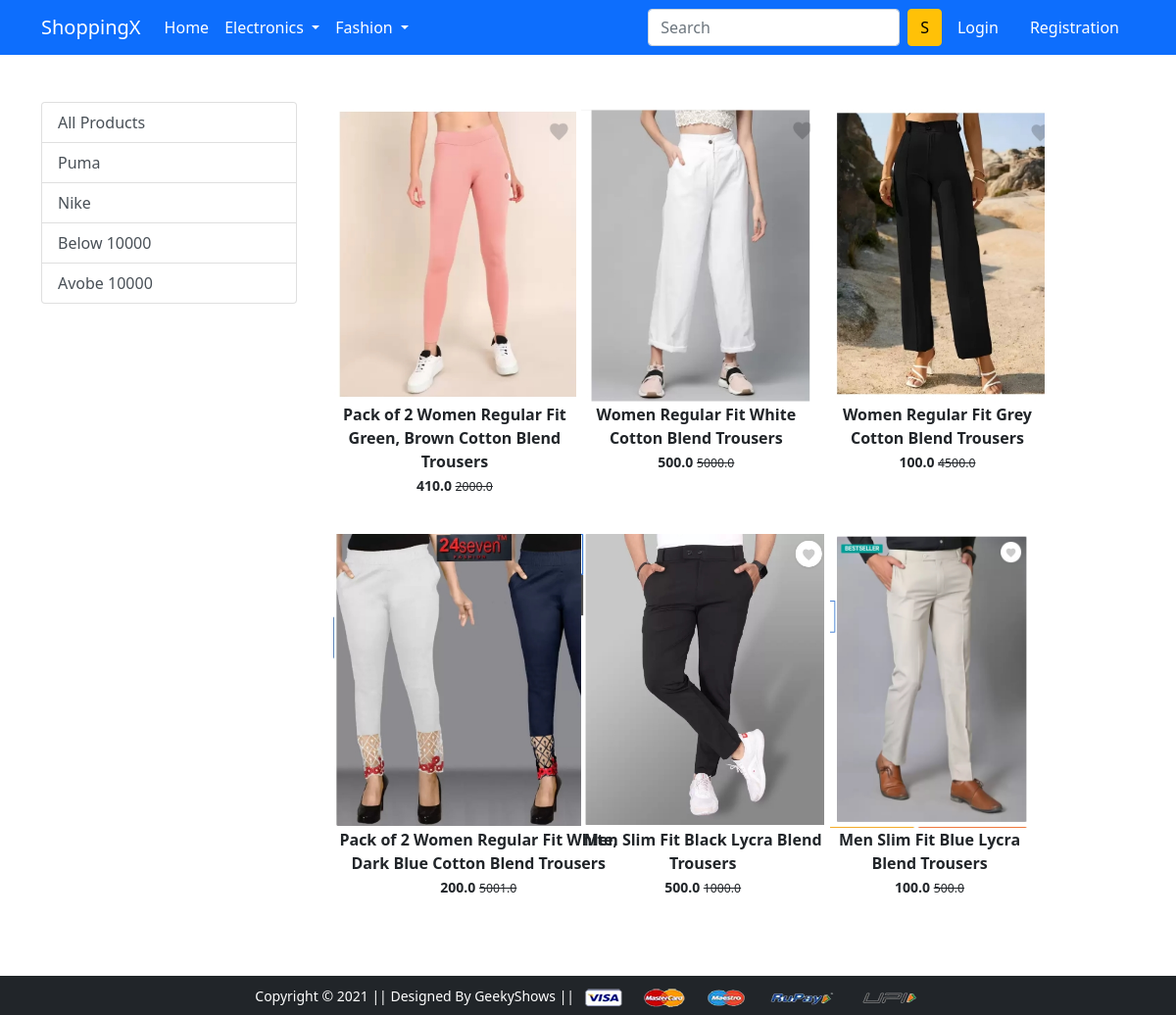
The app's page /bottomwear/ with its own data.
### app/models.py (models this page shows, shortened)
class Product(models.Model):
    title=models.CharField(max_length=100)
    selling_price=models.FloatField()
    discount_price=models.FloatField()
    description=models.TextField()
    brand=models.CharField(max_length=100)
    catagory=models.CharField(choices=CATEGORY_CHOICE, max_length=2)
    product_image=models.ImageField(upload_to='productimg')

### app/views.py (the view)
# urls.py: path('bottomwear/', views.bottomwear, name='bottomwear'),
def bottomwear(request, data=None):
    bottomwears = None  # Initialize mobiles to None
    if data is None:
        bottomwears = Product.objects.filter(catagory='BW')
    elif data=='puma':
        bottomwears = Product.objects.filter(catagory='BW', brand=data)
    elif data=='nike':
        bottomwears = Product.objects.filter(catagory='BW', brand=data)
    elif data=='below':
        bottomwears=Product.objects.filter(catagory='BW').filter(discount_price__lt=10000)
    elif data=='above':
        bottomwears=Product.objects.filter(catagory='BW').filter(discount_price__gt=10000)
    return render(request,'app/bottomwear.html', {'bottomwears': bottomwears})

### app/templates/app/bottomwear.html (shortened to what this page needs)
{% extends 'app/base.html' %}
{% load static %}
{% block main-content %}
<div class="container my-5">
 <div class="row">
  <div class="col-sm-3">
   <div class="list-group">
    <a href="{% url "bottomwear" %}" class="list-group-item list-group-item-action" aria-current="true">All Products</a>
    <a href="{% url 'bottomweardata' 'puma'  %}" class="list-group-item list-group-item-action" aria-current="true">Puma</a>
    <a href="{% url 'bottomweardata' 'nike'  %}" class="list-group-item list-group-item-action" aria-current="true">Nike</a>
    <a href="{% url 'bottomweardata' 'below'  %}" class="list-group-item list-group-item-action" aria-current="true">Below 10000</a>
    <a href="{% url 'bottomweardata' 'above' %}" class="list-group-item list-group-item-action" aria-current="true">Avobe 10000</a>
  </div>
</div>
  <div class="col-sm-8">
   <div class="row">
    {% for p in bottomwears %}
    <div class="col-sm-4 text-center mb-4">
        <a href="{% url 'product-detail' p.id %}" class="btn">
            <div class="item">
                <img src="{{p.product_image.url}}" alt="" height="300" class="">
                <div class="fw-bold">{{p.title}}</div>
                <small class="fw-bold">{{p.discount_price}} <small class="fw-light text-decoration-line-through">{{p.selling_price}}</small></small>
            </div>
        </a>
    </div>
    {% endfor %}
   </div>
  </div>
 </div>
</div>
{% endblock main-content %}

### records on screen
Product: product_image (picture), title "Pack of 2 Women Regular Fit Green, Brown Cotton Blend Trousers", discount_price "410.0", selling_price "2000.0"
Product: product_image (picture), title "Women Regular Fit White Cotton Blend Trousers", discount_price "500.0", selling_price "5000.0"
Product: product_image (picture), title "Women Regular Fit Grey Cotton Blend Trousers", discount_price "100.0", selling_price "4500.0"
Product: product_image (picture), title "Pack of 2 Women Regular Fit White, Dark Blue Cotton Blend Trousers", discount_price "200.0", selling_price "5001.0"
Product: product_image (picture), title "Men Slim Fit Black Lycra Blend Trousers", discount_price "500.0", selling_price "1000.0"
Product: product_image (picture), title "Men Slim Fit Blue Lycra Blend Trousers", discount_price "100.0", selling_price "500.0"
